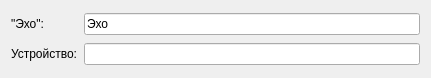
<?xml version="1.0" encoding="UTF-8"?>
<ui version="4.0">
 <class>Dialog</class>
 <widget class="QDialog" name="Dialog">
  <property name="geometry">
   <rect>
    <x>0</x>
    <y>0</y>
    <width>431</width>
    <height>78</height>
   </rect>
  </property>
  <property name="windowTitle">
   <string>Настройки</string>
  </property>
  <property name="windowIcon">
   <iconset resource="../tgca/tgca.qrc">
    <normaloff>:/pictogram/kmixdocked_mute_9009.png</normaloff>:/pictogram/kmixdocked_mute_9009.png</iconset>
  </property>
  <layout class="QGridLayout" name="gridLayout">
   <item row="1" column="0">
    <widget class="QLabel" name="label_3">
     <property name="sizePolicy">
      <sizepolicy hsizetype="Fixed" vsizetype="Preferred">
       <horstretch>0</horstretch>
       <verstretch>0</verstretch>
      </sizepolicy>
     </property>
     <property name="text">
      <string>Устройство:</string>
     </property>
    </widget>
   </item>
   <item row="0" column="1" colspan="2">
    <widget class="QLineEdit" name="echo">
     <property name="text">
      <string>Эхо</string>
     </property>
    </widget>
   </item>
   <item row="0" column="0">
    <widget class="QLabel" name="label">
     <property name="sizePolicy">
      <sizepolicy hsizetype="Preferred" vsizetype="Preferred">
       <horstretch>0</horstretch>
       <verstretch>0</verstretch>
      </sizepolicy>
     </property>
     <property name="text">
      <string>&quot;Эхо&quot;:</string>
     </property>
    </widget>
   </item>
   <item row="1" column="1" colspan="2">
    <widget class="QLineEdit" name="device"/>
   </item>
  </layout>
 </widget>
 <resources>
  <include location="../tgca/tgca.qrc"/>
 </resources>
 <connections/>
</ui>
